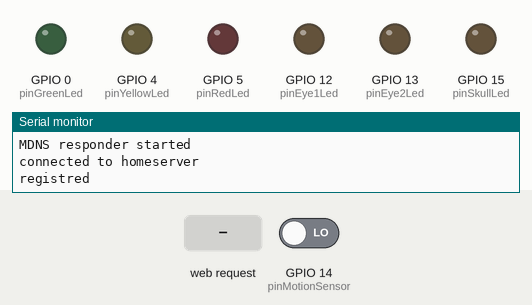
Simulated run of this sketch. Board: ESP8266 (NodeMCU). On the bench: output pins drawn as LEDs (lit = HIGH), the last lines printed to the serial monitor. Dashed ring = blinking. Inputs (shaded band) come from the test bench; at power-on: GPIO 14 (pinMotionSensor) LOW. WiFi joins after 1.5 s; servers stay silent unless stated.

Above: at 6.2 s.
6.3 s: GPIO 14 (pinMotionSensor) driven HIGH
At 7.47 s:
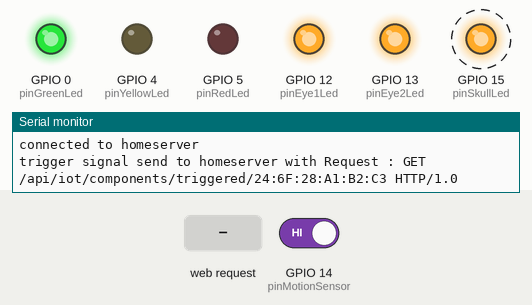
9.3 s: HTTP request GET / received
At 11.07 s:
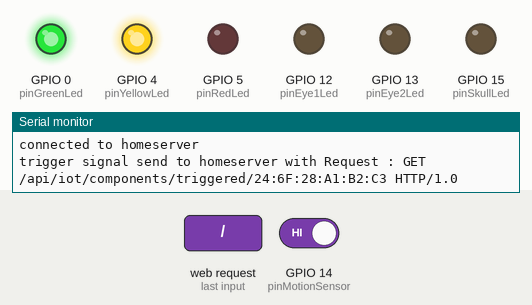
12.3 s: HTTP request GET /status received
At 12.4 s:
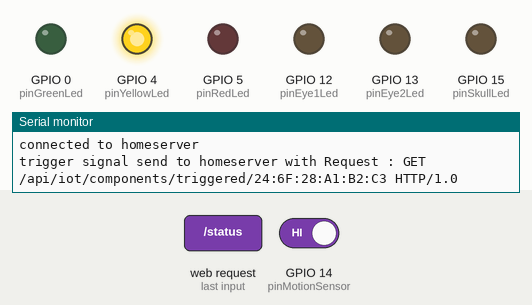
Timing chart, 0 to 15.3 s (numbered marks = the images above; inputs shaded):
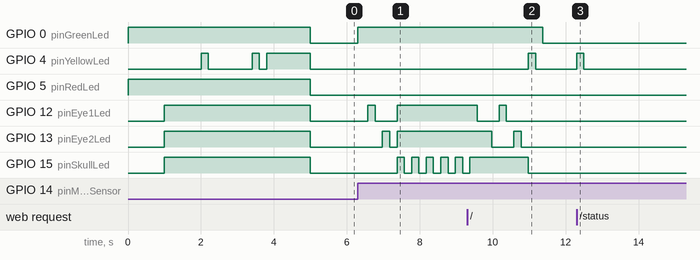

Measured:
- after the input at 6.3 s, GPIO 0 (pinGreenLed): LOW → HIGH at once; GPIO 12 (pinEye1Led): LOW → HIGH after 0.28 s, → LOW 0.20 s later, → HIGH 0.60 s later; GPIO 13 (pinEye2Led): LOW → HIGH after 0.68 s, → LOW 0.20 s later, → HIGH 0.20 s later; GPIO 15 (pinSkullLed): alternates HIGH for 0.20 s and LOW for 0.20 s, starting after 1.1 s
- after the input at 9.3 s, GPIO 0 (pinGreenLed): HIGH → LOW after 2.1 s instead of 1.7 s; GPIO 4 (pinYellowLed): LOW → HIGH after 1.7 s, → LOW 0.20 s later
- after the input at 12.3 s, GPIO 4 (pinYellowLed): LOW → HIGH at once, → LOW 0.20 s later

The sketch:

iot-skull-motion-trigger.ino
```cpp
#include <HomeServerClient.h>
#include <ThreeLedState.h>
#include <PirDetector.h>

// RZO
#include <ESP8266WiFi.h>
#include <WiFiClient.h>
#include <ESP8266WebServer.h>
#include <ESP8266mDNS.h>

#ifndef STASSID
#define STASSID "SFR_B020"
#define STAPSK  "unnefhekhacunhaufad3"
#endif

const char* ssid = STASSID;
const char* password = STAPSK;

ESP8266WebServer server(80);


// PINS
const int pinRedLed = 5;
const int pinYellowLed = 4;
const int pinGreenLed = 0;
const int pinMotionSensor = 14;

// pin skulls
// on va les plugger sur un threeLedState pour le pilotage
// RED led d'un point de vue threeLedState
const int pinEye1Led = 12;
// YELLOW led d'un point de vue threeLedState
const int pinEye2Led = 13;
// GREEN led d'un point de vue threeLedState
const int pinSkullLed = 15;


// connexion homeserver
const String moduleName = "homeserver-iot-skull-motion-trigger";
// en réalité, on reste sur un trigger, mais qui va clignoter à fond
HomeServerClient homeserverClient(moduleName, "TRIGGER");
PirDetector pirDetector(pinMotionSensor);

ThreeLedState threeLedState = ThreeLedState(pinRedLed, pinYellowLed, pinGreenLed);
ThreeLedState threeLedStateForSkull = ThreeLedState(pinEye1Led, pinEye2Led, pinSkullLed);


void handleStatus() {
  homeserverClient.handleStatus(server);
  threeLedState.blinkYellow();
}

void setup() {

  Serial.begin(9600);
  Serial.println("kikou");

  threeLedState.warmup().powered();
  threeLedStateForSkull.redOn();
  threeLedStateForSkull.yellowOn();
  threeLedStateForSkull.greenOn();

  // ---------------------------------
  // configuration WIFI
  WiFi.mode(WIFI_STA);
  WiFi.begin(ssid, password);

  // Wait for connection
  while (WiFi.status() != WL_CONNECTED) {
    Serial.println("not connected");
    delay(1000);
    threeLedState.blinkYellow();
  }

  threeLedState.wifiConnected();
  Serial.println("connected to wifi !");

  if (MDNS.begin("esp8266")) {
    Serial.println("MDNS responder started");
  }

  homeserverClient.registerToHomeServer();
  threeLedState.registred();
  threeLedStateForSkull.redOff();
  threeLedStateForSkull.yellowOff();
  threeLedStateForSkull.greenOff();

  server.on("/", handleStatus);
  server.on("/status", handleStatus);
  server.begin();

}

void loop() {

  server.handleClient();

  MDNS.update();

  if(pirDetector.isMotionDetected()) {
    threeLedState.greenOn();
    homeserverClient.triggered();

    // animation pour le skull
    threeLedStateForSkull.blinkRed();
    threeLedStateForSkull.blinkYellow();
    threeLedStateForSkull.redOn();
    threeLedStateForSkull.yellowOn();
    threeLedStateForSkull.blinkGreen();
    threeLedStateForSkull.blinkGreen();
    threeLedStateForSkull.blinkGreen();
    threeLedStateForSkull.blinkGreen();
    threeLedStateForSkull.blinkGreen();
    threeLedStateForSkull.greenOn();
    threeLedStateForSkull.blinkRed();
    threeLedStateForSkull.blinkYellow();
    threeLedStateForSkull.blinkRed();
    threeLedStateForSkull.blinkYellow();
    threeLedStateForSkull.greenOff();
  } else {
    threeLedState.greenOff();
  }
}
```
